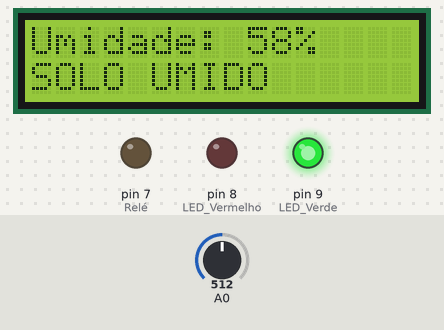
A sketch run on a simulated Arduino Uno, built with avr-gcc and run on an emulated ATmega328P. On the bench: 16×2 character LCD, output pins drawn as LEDs (lit = HIGH). The test bench sets the inputs (shaded band); at power-on: A0 = 512. What the sketch prints to the serial monitor is not drawn.

Above: at 3.2 s.
3.3 s: A0 set to 279
At 4.9 s:
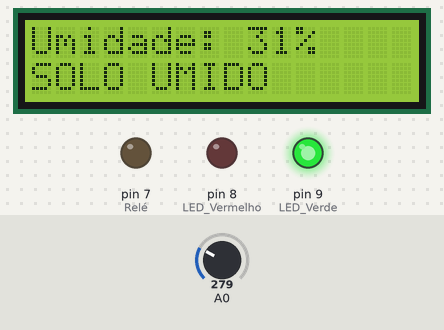
5.2 s: A0 set to 255
At 6.5 s:
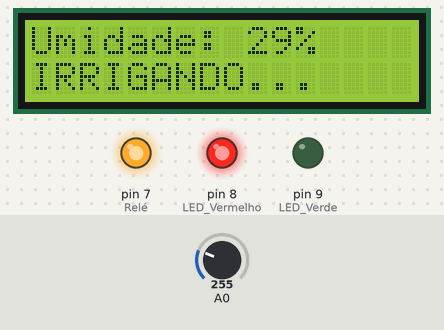
6.8 s: A0 set to 306
At 8.1 s:
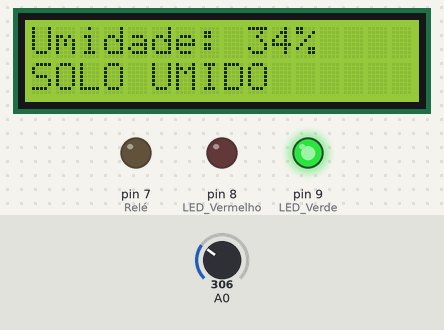
Timing chart, 0 to 9.8 s (numbered marks = the images above; inputs shaded):
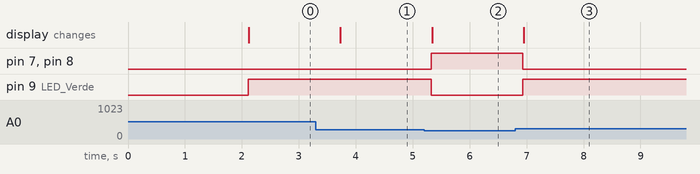

Measured:
- the behaviour switches between 263 and 262 on A0 (found by bisection; images 1 and 2)
- after the input at 3.3 s, the display: changes after 0.43 s (image 1)
- after the input at 5.2 s, pin 7 (Relé), pin 8 (LED_Vermelho): LOW → HIGH after 0.13 s; pin 9 (LED_Verde): HIGH → LOW after 0.13 s; the display: changes after 0.14 s (image 2)
- after the input at 6.8 s, pin 7 (Relé), pin 8 (LED_Vermelho): HIGH → LOW after 0.13 s; pin 9 (LED_Verde): LOW → HIGH after 0.13 s; the display: changes after 0.15 s (image 3)

The sketch:

sistema_de_irrigacao_2.0_c_digo.ino
```cpp
#include <Wire.h>
#include <LiquidCrystal_I2C.h>

// LCD I2C PCF8574
LiquidCrystal_I2C lcd(0x27, 16, 2);

int sensor_solo = 0;
int umidade = 0;

void setup()
{
  pinMode(A0, INPUT);

  pinMode(7, OUTPUT); // Relé
  pinMode(8, OUTPUT); // LED Vermelho
  pinMode(9, OUTPUT); // LED Verde

  Serial.begin(9600);

  lcd.init();
  lcd.backlight();

  lcd.setCursor(0, 0);
  lcd.print("Sistema de");
  lcd.setCursor(0, 1);
  lcd.print("Irrigacao");

  delay(2000);
  lcd.clear();
}

void loop()
{
  sensor_solo = analogRead(A0);

  // Conversão para porcentagem
  // Ajuste os valores 0 e 876 se necessário
  umidade = map(sensor_solo, 0, 876, 0, 100);
  umidade = constrain(umidade, 0, 100);

  // Exibe porcentagem
  lcd.setCursor(0, 0);
  lcd.print("Umidade:      ");

  lcd.setCursor(9, 0);
  lcd.print("    "); // limpa números antigos
  lcd.setCursor(9, 0);
  lcd.print(umidade);
  lcd.print("%");

  // Lógica da irrigação
  if (umidade < 30)
  {
    // Solo seco
    digitalWrite(7, HIGH);
    digitalWrite(8, HIGH);
    digitalWrite(9, LOW);

    lcd.setCursor(0, 1);
    lcd.print("IRRIGANDO...  ");
  }
  else
  {
    // Solo úmido
    digitalWrite(7, LOW);
    digitalWrite(8, LOW);
    digitalWrite(9, HIGH);

    lcd.setCursor(0, 1);
    lcd.print("SOLO UMIDO    ");
  }

  Serial.print("Sensor: ");
  Serial.print(sensor_solo);
  Serial.print(" | Umidade: ");
  Serial.print(umidade);
  Serial.println("%");

  delay(500);
}
```
